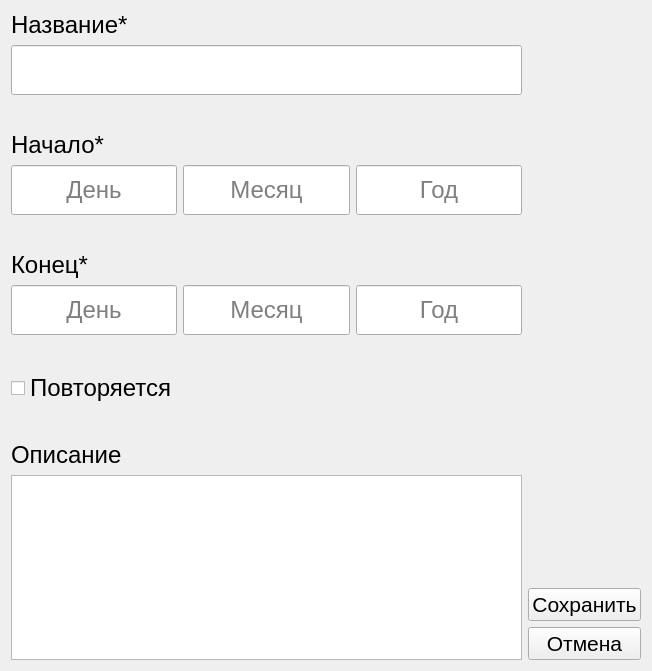
<?xml version="1.0" encoding="UTF-8"?>
<ui version="4.0">
 <class>NewEvent</class>
 <widget class="QDialog" name="NewEvent">
  <property name="geometry">
   <rect>
    <x>0</x>
    <y>0</y>
    <width>652</width>
    <height>671</height>
   </rect>
  </property>
  <property name="windowTitle">
   <string>Новое Событие</string>
  </property>
  <property name="windowIcon">
   <iconset resource="assets/res.qrc">
    <normaloff>:/window-icons/bell.png</normaloff>:/window-icons/bell.png</iconset>
  </property>
  <layout class="QHBoxLayout" name="horizontalLayout">
   <item>
    <layout class="QVBoxLayout" name="verticalLayout_2">
     <item>
      <layout class="QVBoxLayout" name="verticalLayout">
       <item>
        <widget class="QLabel" name="LabelAddress">
         <property name="font">
          <font>
           <pointsize>18</pointsize>
          </font>
         </property>
         <property name="text">
          <string>Название*</string>
         </property>
        </widget>
       </item>
       <item>
        <widget class="QLineEdit" name="Name">
         <property name="minimumSize">
          <size>
           <width>0</width>
           <height>50</height>
          </size>
         </property>
         <property name="font">
          <font>
           <pointsize>18</pointsize>
          </font>
         </property>
         <property name="styleSheet">
          <string notr="true">color:black;</string>
         </property>
        </widget>
       </item>
      </layout>
     </item>
     <item>
      <spacer name="verticalSpacer_2">
       <property name="orientation">
        <enum>Qt::Vertical</enum>
       </property>
       <property name="sizeType">
        <enum>QSizePolicy::Fixed</enum>
       </property>
       <property name="sizeHint" stdset="0">
        <size>
         <width>0</width>
         <height>30</height>
        </size>
       </property>
      </spacer>
     </item>
     <item>
      <layout class="QGridLayout" name="gridLayout">
       <item row="1" column="2">
        <widget class="QLineEdit" name="FromYear">
         <property name="minimumSize">
          <size>
           <width>0</width>
           <height>50</height>
          </size>
         </property>
         <property name="font">
          <font>
           <pointsize>18</pointsize>
          </font>
         </property>
         <property name="styleSheet">
          <string notr="true">color:black;</string>
         </property>
         <property name="alignment">
          <set>Qt::AlignCenter</set>
         </property>
         <property name="placeholderText">
          <string>Год</string>
         </property>
        </widget>
       </item>
       <item row="1" column="0">
        <widget class="QLineEdit" name="FromDay">
         <property name="minimumSize">
          <size>
           <width>0</width>
           <height>50</height>
          </size>
         </property>
         <property name="font">
          <font>
           <pointsize>18</pointsize>
          </font>
         </property>
         <property name="styleSheet">
          <string notr="true">color:black;</string>
         </property>
         <property name="alignment">
          <set>Qt::AlignCenter</set>
         </property>
         <property name="placeholderText">
          <string>День</string>
         </property>
        </widget>
       </item>
       <item row="1" column="1">
        <widget class="QLineEdit" name="FromMonth">
         <property name="minimumSize">
          <size>
           <width>0</width>
           <height>50</height>
          </size>
         </property>
         <property name="font">
          <font>
           <pointsize>18</pointsize>
          </font>
         </property>
         <property name="styleSheet">
          <string notr="true">color:black;</string>
         </property>
         <property name="alignment">
          <set>Qt::AlignCenter</set>
         </property>
         <property name="placeholderText">
          <string>Месяц</string>
         </property>
        </widget>
       </item>
       <item row="0" column="0" colspan="3">
        <widget class="QLabel" name="LabelAddress_2">
         <property name="font">
          <font>
           <pointsize>18</pointsize>
          </font>
         </property>
         <property name="text">
          <string>Начало*</string>
         </property>
        </widget>
       </item>
      </layout>
     </item>
     <item>
      <spacer name="verticalSpacer_3">
       <property name="orientation">
        <enum>Qt::Vertical</enum>
       </property>
       <property name="sizeType">
        <enum>QSizePolicy::Fixed</enum>
       </property>
       <property name="sizeHint" stdset="0">
        <size>
         <width>0</width>
         <height>30</height>
        </size>
       </property>
      </spacer>
     </item>
     <item>
      <layout class="QGridLayout" name="gridLayout_3">
       <item row="1" column="2">
        <widget class="QLineEdit" name="UntilYear">
         <property name="minimumSize">
          <size>
           <width>0</width>
           <height>50</height>
          </size>
         </property>
         <property name="font">
          <font>
           <pointsize>18</pointsize>
          </font>
         </property>
         <property name="styleSheet">
          <string notr="true">color:black;</string>
         </property>
         <property name="alignment">
          <set>Qt::AlignCenter</set>
         </property>
         <property name="placeholderText">
          <string>Год</string>
         </property>
        </widget>
       </item>
       <item row="1" column="0">
        <widget class="QLineEdit" name="UntilDay">
         <property name="minimumSize">
          <size>
           <width>0</width>
           <height>50</height>
          </size>
         </property>
         <property name="font">
          <font>
           <pointsize>18</pointsize>
          </font>
         </property>
         <property name="styleSheet">
          <string notr="true">color:black;</string>
         </property>
         <property name="alignment">
          <set>Qt::AlignCenter</set>
         </property>
         <property name="placeholderText">
          <string>День</string>
         </property>
        </widget>
       </item>
       <item row="1" column="1">
        <widget class="QLineEdit" name="UntilMonth">
         <property name="minimumSize">
          <size>
           <width>0</width>
           <height>50</height>
          </size>
         </property>
         <property name="font">
          <font>
           <pointsize>18</pointsize>
          </font>
         </property>
         <property name="styleSheet">
          <string notr="true">color:black;</string>
         </property>
         <property name="alignment">
          <set>Qt::AlignCenter</set>
         </property>
         <property name="placeholderText">
          <string>Месяц</string>
         </property>
        </widget>
       </item>
       <item row="0" column="0" colspan="3">
        <widget class="QLabel" name="LabelAddress_5">
         <property name="font">
          <font>
           <pointsize>18</pointsize>
          </font>
         </property>
         <property name="text">
          <string>Конец*</string>
         </property>
        </widget>
       </item>
      </layout>
     </item>
     <item>
      <spacer name="verticalSpacer_5">
       <property name="orientation">
        <enum>Qt::Vertical</enum>
       </property>
       <property name="sizeType">
        <enum>QSizePolicy::Fixed</enum>
       </property>
       <property name="sizeHint" stdset="0">
        <size>
         <width>0</width>
         <height>30</height>
        </size>
       </property>
      </spacer>
     </item>
     <item>
      <layout class="QVBoxLayout" name="verticalLayout_3">
       <item>
        <layout class="QHBoxLayout" name="horizontalLayout_14">
         <property name="leftMargin">
          <number>0</number>
         </property>
         <property name="topMargin">
          <number>0</number>
         </property>
         <item>
          <widget class="QCheckBox" name="isRecurring">
           <property name="font">
            <font>
             <pointsize>18</pointsize>
            </font>
           </property>
           <property name="text">
            <string>Повторяется</string>
           </property>
          </widget>
         </item>
         <item>
          <spacer name="horizontalSpacer_6">
           <property name="orientation">
            <enum>Qt::Horizontal</enum>
           </property>
           <property name="sizeHint" stdset="0">
            <size>
             <width>40</width>
             <height>20</height>
            </size>
           </property>
          </spacer>
         </item>
        </layout>
       </item>
       <item>
        <spacer name="verticalSpacer_4">
         <property name="orientation">
          <enum>Qt::Vertical</enum>
         </property>
         <property name="sizeType">
          <enum>QSizePolicy::Fixed</enum>
         </property>
         <property name="sizeHint" stdset="0">
          <size>
           <width>0</width>
           <height>30</height>
          </size>
         </property>
        </spacer>
       </item>
       <item>
        <widget class="QLabel" name="LabelAddress_4">
         <property name="font">
          <font>
           <pointsize>18</pointsize>
          </font>
         </property>
         <property name="text">
          <string>Описание</string>
         </property>
        </widget>
       </item>
       <item>
        <widget class="QTextEdit" name="Description">
         <property name="minimumSize">
          <size>
           <width>0</width>
           <height>150</height>
          </size>
         </property>
         <property name="font">
          <font>
           <pointsize>18</pointsize>
          </font>
         </property>
         <property name="styleSheet">
          <string notr="true">color:black;</string>
         </property>
        </widget>
       </item>
      </layout>
     </item>
    </layout>
   </item>
   <item>
    <layout class="QVBoxLayout" name="verticalLayout_4">
     <item>
      <spacer name="verticalSpacer">
       <property name="orientation">
        <enum>Qt::Vertical</enum>
       </property>
       <property name="sizeHint" stdset="0">
        <size>
         <width>20</width>
         <height>40</height>
        </size>
       </property>
      </spacer>
     </item>
     <item>
      <widget class="QPushButton" name="save">
       <property name="font">
        <font>
         <pointsize>16</pointsize>
        </font>
       </property>
       <property name="focusPolicy">
        <enum>Qt::NoFocus</enum>
       </property>
       <property name="text">
        <string>Сохранить</string>
       </property>
      </widget>
     </item>
     <item>
      <widget class="QPushButton" name="cansel">
       <property name="font">
        <font>
         <pointsize>16</pointsize>
        </font>
       </property>
       <property name="focusPolicy">
        <enum>Qt::NoFocus</enum>
       </property>
       <property name="text">
        <string>Отмена</string>
       </property>
      </widget>
     </item>
    </layout>
   </item>
  </layout>
 </widget>
 <tabstops>
  <tabstop>Name</tabstop>
  <tabstop>FromDay</tabstop>
  <tabstop>FromMonth</tabstop>
  <tabstop>FromYear</tabstop>
  <tabstop>Description</tabstop>
 </tabstops>
 <resources>
  <include location="assets/res.qrc"/>
 </resources>
 <connections/>
</ui>
